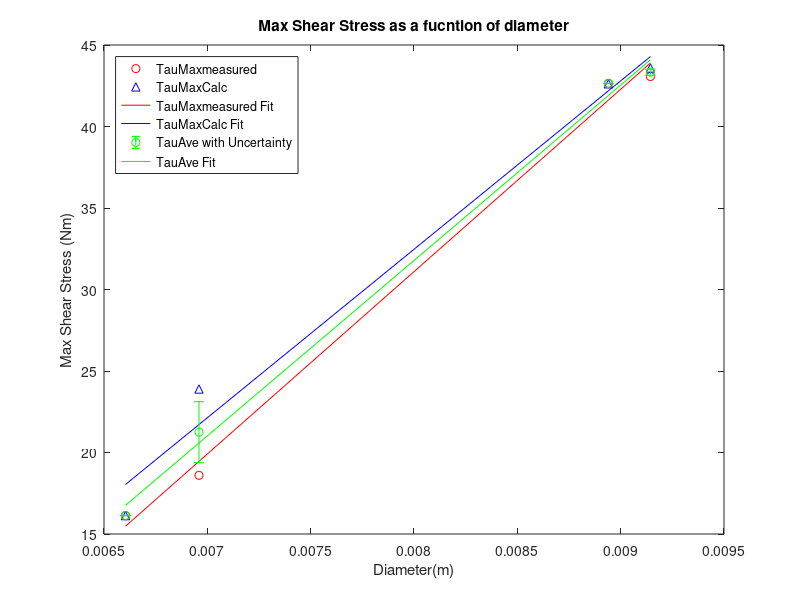
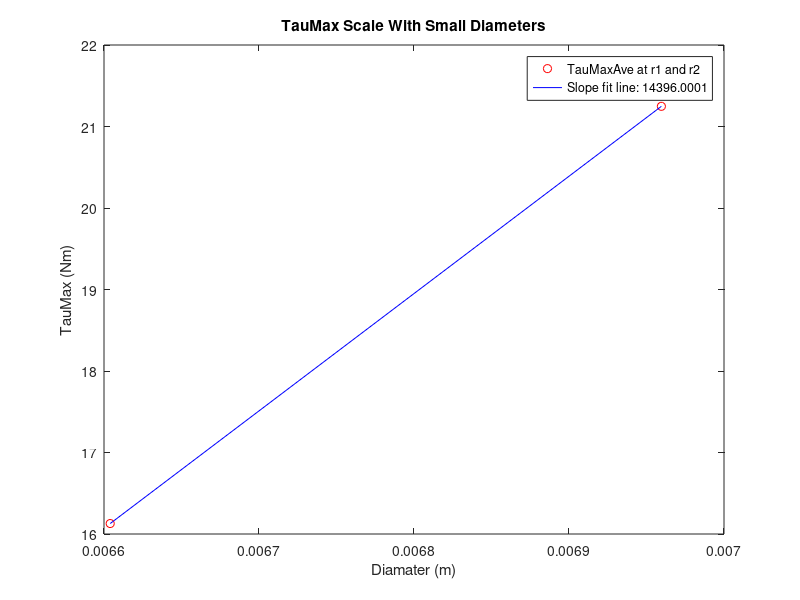
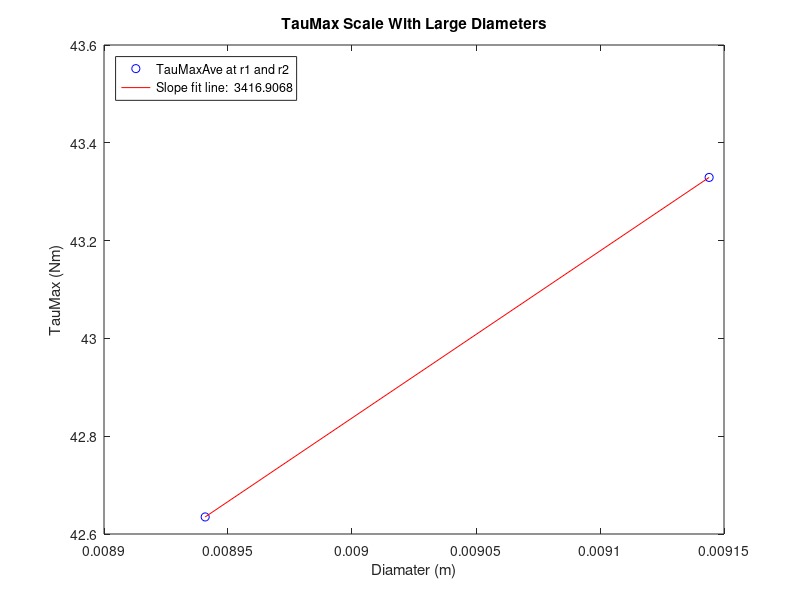

Source code (MATLAB) for these figures, in order: (Note: this script raises an error after producing the figures.)
%max torque measured in nm
TauMaxmeasured=[16.13,18.6,42.65,43.07];
% max torque calculated using textbook formulas
%calc inertia and T for each
t1= 9.120142338*10^-7;
t2= 1.0549158*10^-6;
t3= 5.980948183*10^-6;
t4= 6.465681212*10^-6;

c1= 0.003302;
c2= 0.00334798;
c3= 0.0044704;
c4= 0.004572;

j1= (pi/2)*(c1^4);
j2= (pi/2)*(c2^4);
j3= (pi/2)*(c3^4);
j4= (pi/2)*(c4^4);

T=[t1,t2,t3,t3];
J=[j1,j2,j3,j3];
c=[c1,c3,c3,c4];
TauMaxcalc= ((T.*c)./J)
%disp(TauMaxcalc)
%measured diameters, goal was d1=d2 and d3=d4 
d1= 0.006604;
d2= 0.0069596;
d3= 0.0089408;
d4= 0.009144;

D1=[d1,d2];
D2=[d3,d3];
D=[d1,d2,d3,d4];

%ave
D1ave=mean(D1);
D2ave= mean(D2);

%standard dev
D1s=std(D1)
D2s=std(D2)

%find differences in Taumeasured and Tau calc, ave, and std, and uncertainty 
TauDiff= abs(TauMaxmeasured-TauMaxcalc)
TauAve= (TauMaxmeasured+TauMaxcalc)./2
TauCombined= cat(3,TauMaxcalc,TauMaxmeasured);
TauStd= std(TauCombined,0,3)
TauUnc= TauStd./sqrt(4)
 %peak displacement 
peakD=[2.9302,2.5858,2.5893,3.1263];


% Calculate differences, average, standard deviation, and uncertainty
TauDiff = abs(TauMaxmeasured - TauMaxcalc);
TauAve = (TauMaxmeasured + TauMaxcalc) / 2;
TauCombined = cat(3, TauMaxcalc, TauMaxmeasured);
TauStd = std(TauCombined, 0, 3);
TauUnc = TauStd / sqrt(4);

% Peak displacement values
peakD = [2.9302, 2.5858, 2.5893, 3.1263];

% Calculate differences, average, standard deviation, and uncertainty
TauDiff = abs(TauMaxmeasured - TauMaxcalc);
TauAve = (TauMaxmeasured + TauMaxcalc) / 2;
TauCombined = cat(3, TauMaxcalc, TauMaxmeasured);
TauStd = std(TauCombined, 0, 3);
TauUnc = TauStd / sqrt(4);

% Peak displacement values
peakD = [2.9302, 2.5858, 2.5893, 3.1263];

% Provided diameters
d1 = 0.006604;
d2 = 0.0069596;
d3 = 0.0089408;
d4 = 0.009144;

% Create arrays
D1 = [d1, d2];
D2 = [d3, d3];
D = [d1, d2, d3, d4];

% Calculate differences, average, standard deviation, and uncertainty
TauDiff = abs(TauMaxmeasured - TauMaxcalc);
TauAve = (TauMaxmeasured + TauMaxcalc) / 2;
TauCombined = cat(3, TauMaxcalc, TauMaxmeasured);
TauStd = std(TauCombined, 0, 3);
TauUnc = TauStd / sqrt(4);

% Peak displacement values
peakD = [2.9302, 2.5858, 2.5893, 3.1263];

figure;

plot(D,TauMaxmeasured,'ro')
hold on
plot(D,TauMaxcalc,'b^')
xlabel('Diameter(m)')
ylabel('Max Shear Stress (Nm)')
title('Max Shear Stress as a fucntion of diameter')
hold on
%fit the data
p1=polyfit(D,TauMaxmeasured,1);
fit1=polyval(p1,D);
plot(D,fit1,'r-')
hold on
p2=polyfit(D,TauMaxcalc,1);
fit2=polyval(p2,D);
plot(D,fit2,'b-')
hold on
%plot(D,TauAve,'gd')
errorbar(D,TauAve,TauUnc,'go')
p3=polyfit(D,TauAve,1);
fit3=polyval(p3,D);
plot(D,fit3,'g-')
legend('Location', 'northwest')
legend('TauMaxmeasured','TauMaxCalc','TauMaxmeasured Fit','TauMaxCalc Fit','TauAve with Uncertainty','TauAve Fit')
hold off

figure;
plot(D(1:2),TauAve(1:2),'ro')
title('TauMax Scale With Small Diameters')
xlabel('Diamater (m)')
ylabel('TauMax (Nm)')
hold on
p4=polyfit(D(1:2),TauAve(1:2),1);
fit4=polyval(p4,D(1:2));
plot(D(1:2),fit4,'b-')
slope = p4(1);
disp(['The slope of the fit line is: ' num2str(slope)]);
legend('TauMaxAve at r1 and r2', 'Slope fit line: 14396.0001')
hold off 

figure;
plot(D(3:4),TauAve(3:4),'bo')
title('TauMax Scale With Large Diameters')
xlabel('Diamater (m)')
ylabel('TauMax (Nm)')
hold on
p5=polyfit(D(3:4),TauAve(3:4),1);
fit5=polyval(p5,D(3:4));
plot(D(3:4),fit5,'r-')
slope = p5(1);
disp(['The slope of the fit line is: ' num2str(slope)]);
legend('Location','northwest')
legend('TauMaxAve at r1 and r2', 'Slope fit line:  3416.9068')

% slope increeasing at an increasing rate as diameter increases
% create a torque vs displacement curve for the first test, smallest radius

hold off
peakr1=1:10:350;
Taur1;
plot(peakr1(1:length(Taur1)),Taur1,'m.','MarkerSize',15)
hold on
plot(peakr1(1:length(Taur1)),Taur1,'k-','LineStyle','--')
title('Torque vs Rotational Displacement')
xlabel('Displacement (cm)')
ylabel('Torque (Nm)')


legend('Location','northwest')
legend('Torque Nm')
%%
TauStats=table(TauAve',TauStd',TauUnc','VariableNames',{'TauAve','TauStd','TauUnc'});
% Find t-experiemntal value to check hypothesis
%t-experimental
TauSbar= TauStd./sqrt(4);
x=TauMaxcalc;
xbar= TauAve;
tExp=(TauMaxmeasured-xbar)./TauSbar